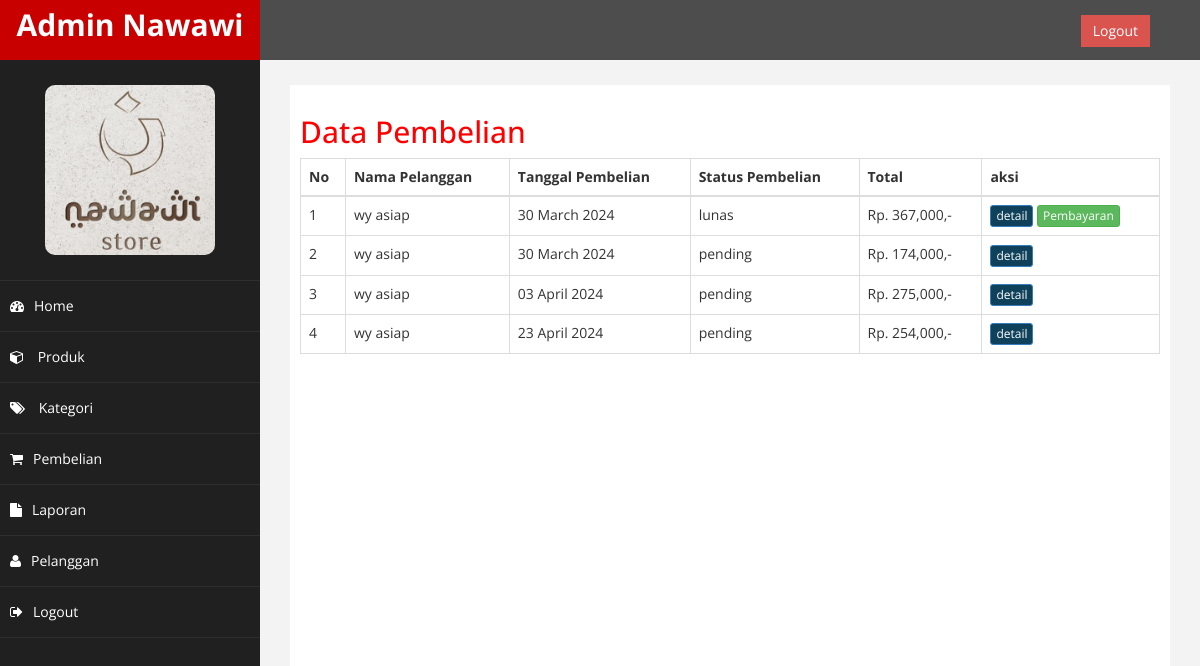
Page /admin/index.php?halaman=pembelian (signed in) on the committed database.
### tables this page shows
CREATE TABLE `pembelian` (
  `id_pembelian` int(11) NOT NULL,
  `id_pelanggan` int(11) NOT NULL,
  `tanggal_pembelian` date NOT NULL,
  `total_pembelian` int(11) NOT NULL,
  `alamat_pengiriman` text NOT NULL,
  `status_pembelian` varchar(100) NOT NULL DEFAULT 'pending',
  `resi_pengiriman` varchar(50) NOT NULL,
  `totalberat` int(11) NOT NULL,
  `provinsi` varchar(255) NOT NULL,
  `distrik` varchar(255) NOT NULL,
  `tipe` varchar(255) NOT NULL,
  `kodepos` varchar(255) NOT NULL,
  `ekspedisi` varchar(255) NOT NULL,
  `paket` varchar(255) NOT NULL,
  `ongkir` int(11) NOT NULL,
  `estimasi` varchar(255) NOT NULL
);

CREATE TABLE `pelanggan` (
  `id_pelanggan` int(11) NOT NULL,
  `email_pelanggan` varchar(100) NOT NULL,
  `password_pelanggan` varchar(50) NOT NULL,
  `nama_pelanggan` varchar(100) NOT NULL,
  `telepon_pelanggan` varchar(100) NOT NULL,
  `alamat_pelanggan` text NOT NULL
);

### admin/pembelian.php (the view)
<h2>Data Pembelian</h2>
<table class="table table-bordered">
	<thead>
		<tr>
		<th>No</th>
		<th>Nama Pelanggan</th>
		<th>Tanggal Pembelian</th>
		<th>Status Pembelian</th>
		<th>Total</th>
		<th>aksi</th>
		</tr>
	</thead>
	<tbody>
		<?php $no=1; ?>
		<?php $ambil = $koneksi->query("SELECT * FROM pembelian JOIN pelanggan ON pembelian.id_pelanggan = pelanggan.id_pelanggan"); ?>
		<?php while($pecah = $ambil->fetch_assoc()): ?>
		<tr>
			<td><?= $no; ?></td>
			<td><?= $pecah["nama_pelanggan"]; ?></td>
			<td><?= date("d F Y", strtotime($pecah["tanggal_pembelian"])); ?></td>
			<td><?= $pecah["status_pembelian"]; ?></td>
			<td>Rp. <?= number_format($pecah["total_pembelian"]); ?>,-</td>
			<td>
				<a href="index.php?halaman=detail&id=<?= $pecah["id_pembelian"]; ?>" class="btn btn-primary btn-xs">detail</a>
				<?php if($pecah['status_pembelian'] != 'pending'): ?>
					<a href="index.php?halaman=pembayaran&id=<?= $pecah['id_pembelian']; ?>" class="btn btn-success btn-xs">Pembayaran</a>
				<?php endif; ?>
			</td>
		</tr>
		<?php $no++; ?>
		<?php endwhile; ?>
	</tbody>
</table>

### admin/assets/css/custom.css (style rules this page uses)
body { font-family: 'Open Sans', sans-serif; }
h2 { color: #f00; }

### rows in the picture
pembelian: id_pelanggan.nama_pelanggan "wy asiap", tanggal_pembelian "30 March 2024", status_pembelian "lunas", total_pembelian "367,000"
pembelian: id_pelanggan.nama_pelanggan "wy asiap", tanggal_pembelian "30 March 2024", status_pembelian "pending", total_pembelian "174,000"
pembelian: id_pelanggan.nama_pelanggan "wy asiap", tanggal_pembelian "03 April 2024", status_pembelian "pending", total_pembelian "275,000"
pembelian: id_pelanggan.nama_pelanggan "wy asiap", tanggal_pembelian "23 April 2024", status_pembelian "pending", total_pembelian "254,000"
